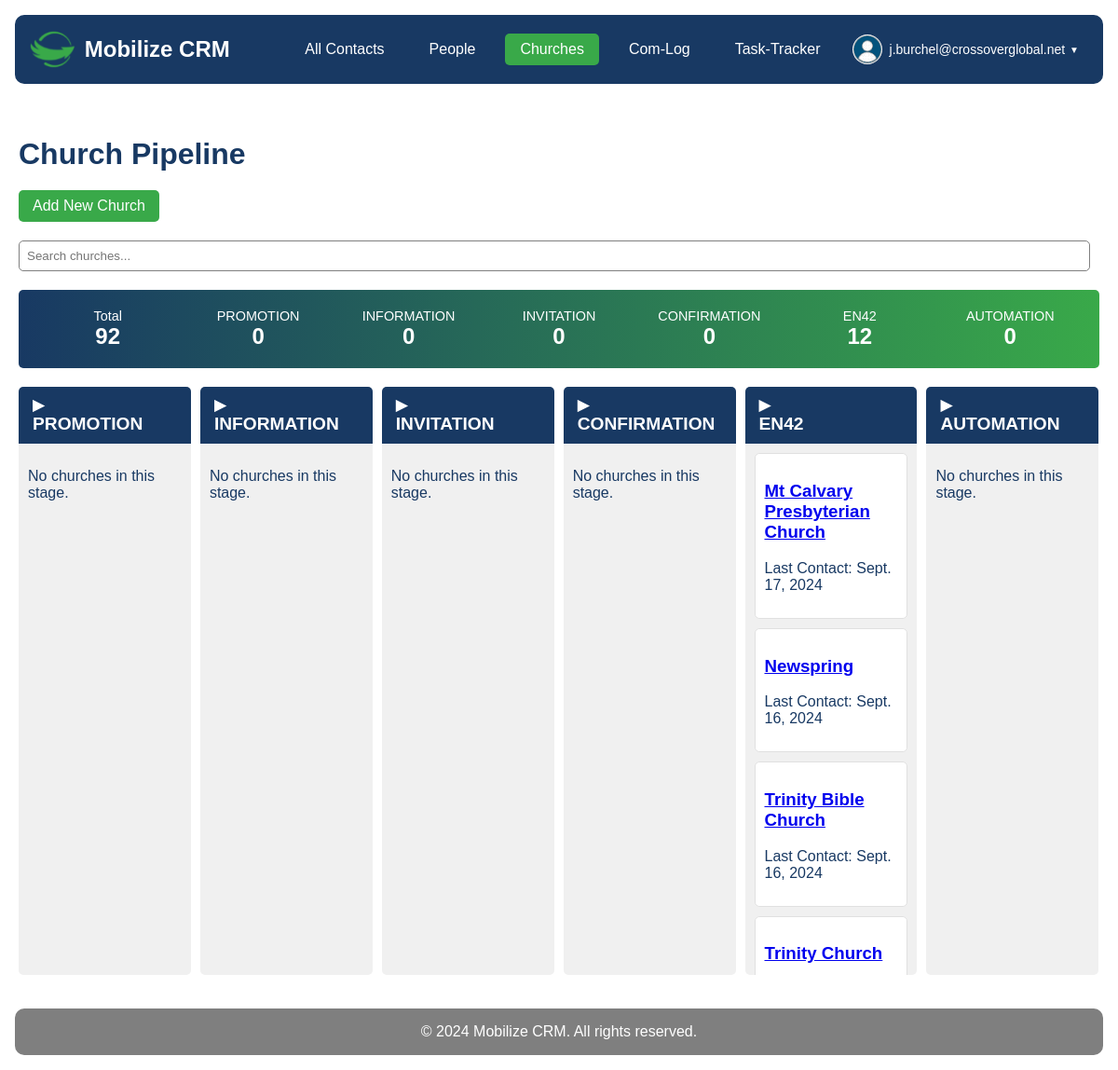
The page /contacts/churches/ (signed in) on the database as committed earlier.
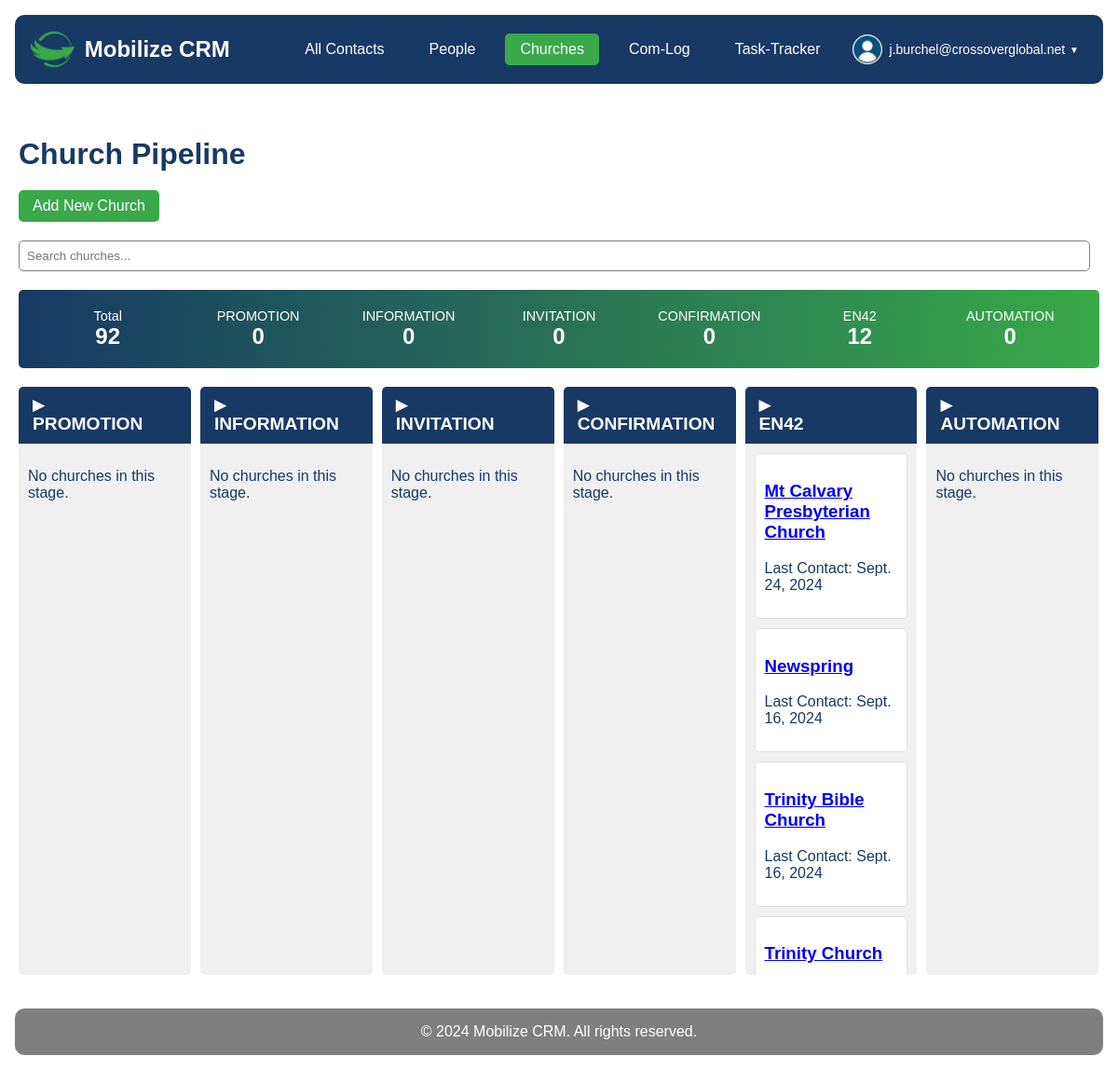
The same page on the database as committed later.
### contacts/models.py (models this page shows, shortened)
class Contact(models.Model):
    STATE = (
        ('al', 'AL'), ('ak', 'AK'), ('az', 'AZ'), ('ar', 'AR'), ('ca', 'CA'),('co', 'CO'),('ct', 'CT'),('de', 'DE'), ('fl', 'FL'), ('ga', 'GA'),
        ('hi', 'HI'), ('id', 'ID'), ('il', 'IL'), ('in', 'IN'), ('ia', 'IA'), ('ks', 'KS'), ('ky', 'KY'), ('la', 'LA'), ('me', 'ME'),
        ('md', 'MD'), ('ma', 'MA'), ('mi', 'MI'), ('mn', 'MN'), ('ms', 'MS'), ('mo', 'MO'), ('mt', 'MT'), ('ne', 'NE'), ('nv', 'NV'),
        ('nh', 'NH'), ('nj', 'NJ'), ('nm', 'NM'), ('ny', 'NY'), ('nc', 'NC'), ('nd', 'ND'), ('oh', 'OH'), ('ok', 'OK'), ('or', 'OR'),
        ('pa', 'PA'), ('ri', 'RI'), ('sc', 'SC'), ('sd', 'SD'), ('tn', 'TN'), ('tx', 'TX'), ('ut', 'UT'), ('vt', 'VT'), ('va', 'VA'),
        ('wa', 'WA'), ('wv', 'WV'), ('wi', 'WI'), ('wy', 'WY'),('dc', 'DC')
    )
    PREFERRED_CONTACT_METHODS = (
        ('email', 'Email'),('phone', 'Phone'),('text', 'Text'),('Facebook Messanger',
        'Facebook Messanger'),('whatsapp', 'Whatsapp'),('groupme', 'Groupme'),('signal', 'Signal'),('other', 'Other')
    )
    church_name = models.CharField(max_length=100, null=True, blank=True)
    first_name = models.CharField(max_length=100)
    last_name = models.CharField(max_length=100)
    image = models.ImageField(upload_to=get_image_path, null=True, blank=True)
    preferred_contact_method = models.CharField(max_length=100, choices=PREFERRED_CONTACT_METHODS)
    phone = models.CharField(max_length=50)
    email = models.EmailField()
    street_address = models.CharField(max_length=200, null=True, blank=True)
    city = models.CharField(max_length=100, null=True, blank=True)
    state = models.CharField(max_length=2, choices=STATE, null=True, blank=True)
    zip_code = models.CharField(max_length=10, null=True, blank=True)
    initial_notes = models.TextField(null=True, blank=True)
    date_created = models.DateField(auto_now_add=True,null=True, blank=True)
    date_modified = models.DateField(auto_now=True,null=True, blank=True)
    com_log = GenericRelation(ComLog)

### contacts/views.py (the view)
# urls.py: path('churches/', views.ChurchListView.as_view(), name='church_list'),
@method_decorator(login_required, name='dispatch')
class ChurchListView(ListView):
    model = Church
    template_name = 'contacts/church_list.html'
    context_object_name = 'churches'
    def get_context_data(self, **kwargs):
        context = super().get_context_data(**kwargs)
        all_stages = ['PROMOTION', 'INFORMATION', 'INVITATION', 'CONFIRMATION', 'EN42', 'AUTOMATION']
        pipeline_summary = dict(Church.objects.values_list('church_pipeline').annotate(count=Count('church_pipeline')))
        pipeline_stages = {stage: list(Church.objects.filter(church_pipeline=stage).values('id', 'church_name', 'email', 'date_modified')) for stage in all_stages}
        context.update({
            'all_stages': all_stages,
            'total_churches': Church.objects.count(),
            'pipeline_summary': pipeline_summary,
            'pipeline_stages': pipeline_stages,
        })
        context['debug_info'] = {
            'total_churches': context['total_churches'],
            'pipeline_summary': context['pipeline_summary'],
            'pipeline_stages_count': {stage: len(churches) for stage, churches in context['pipeline_stages'].items()},
        }
        return context

### contacts/templatetags/custom_filters.py (called while the page is built)
@register.filter
def get_item(dictionary, key):
    return dictionary.get(key)

### contacts/templates/contacts/church_list.html (shortened to what this page needs)
{% extends 'core/base.html' %}
{% load static %}
{% load custom_filters %}
{% block extra_css %}
<link rel="stylesheet" href="{% static 'css/church_list.css' %}">
{% endblock %}
{% block content %}
<div class="pipeline-container">
    <h1>Church Pipeline</h1>
    <div class="actions-container">
        <a href="{% url 'contacts:add_church' %}" class="btn btn-primary">Add New Church</a>
        <div class="search-container">
            <input type="text" id="churchSearch" placeholder="Search churches...">
        </div>
    </div>
    <div class="pipeline-summary">
        <div class="summary-item total-item">
            <span class="summary-label">Total</span>
            <span class="summary-value">{{ total_churches }}</span>
        </div>
        {% for stage in all_stages %}
        <div class="summary-item" data-stage="{{ stage }}">
            <span class="summary-label">{{ stage }}</span>
            <span class="summary-value">{{ pipeline_summary|get_item:stage|default:0 }}</span>
        </div>
        {% endfor %}
    </div>
    <div class="pipeline-grid">
        {% for stage in all_stages %}
        <div class="pipeline-stage" data-stage="{{ stage|slugify }}">
            <div class="stage-header">
                <span class="toggle-icon">▶</span>
                <h2>{{ stage }}</h2>
            </div>
            <div class="stage-content">
                {% for church in pipeline_stages|get_item:stage %}
                <div class="church-card" draggable="true" data-church-id="{{ church.id }}">
                    <h3><a href="{% url 'contacts:church_detail' church.id %}">{{ church.church_name }}</a></h3>
                    <p>Last Contact: {{ church.date_modified|default:"N/A" }}</p>
                </div>
                {% empty %}
                <p class="empty-stage">No churches in this stage.</p>
                {% endfor %}
            </div>
        </div>
        {% endfor %}
    </div>
</div>
{% endblock %}

Rows that differ between the two databases and show on the page:
changed Contact "Mt Calvary Presbyterian Church": date_modified "Sept. 17, 2024" → "Sept. 24, 2024"
